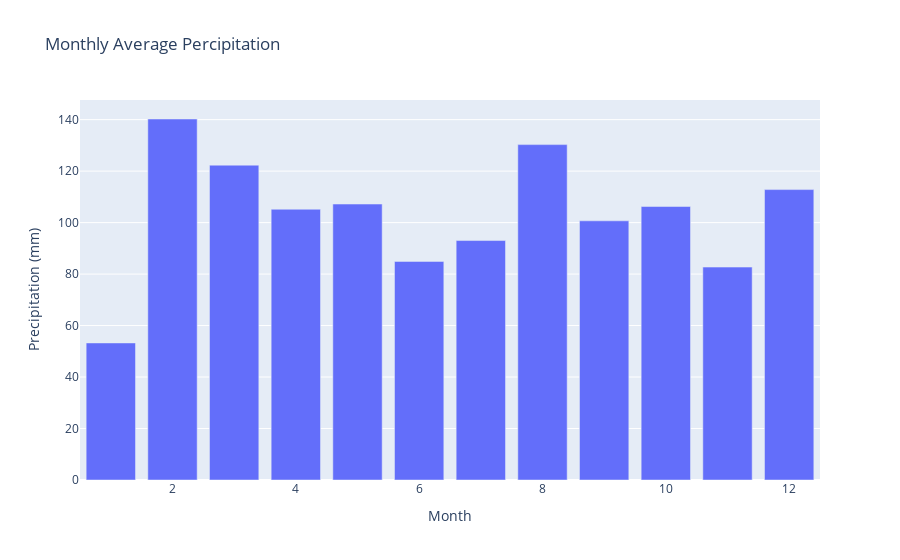

The notebook cell saved with this chart:
### Code cell
fig = px.bar(mopr, x='month', y='precip',
             title='Monthly Average Percipitation',
             labels={'month':'Month of the Year', 'precip':'Average Precipitation (mm)'})
fig.update_layout(xaxis_title ='Month', yaxis_title='Precipitation (mm)')
fig.show()

### Figure 1 — Plotly figure (JSON) as saved in the notebook; plotly's stock layout.template omitted (floating-point values rounded to 4 significant figures)
{"data": [{"alignmentgroup": "True", "hovertemplate": "Month of the Year=%{x}<br>Average Precipitation (mm)=%{y}<extra></extra>", "legendgroup": "", "marker": {"color": "#636efa", "pattern": {"shape": ""}}, "name": "", "offsetgroup": "", "orientation": "v", "showlegend": false, "textposition": "auto", "type": "bar", "x": [1, 2, 3, 4, 5, 6, 7, 8, 9, 10, 11, 12], "xaxis": "x", "y": [53.25, 140.2, 122.3, 105.2, 107.2, 84.92, 93.03, 130.3, 100.7, 106.2, 82.72, 112.8], "yaxis": "y"}], "layout": {"barmode": "relative", "legend": {"tracegroupgap": 0}, "title": {"text": "Monthly Average Percipitation"}, "xaxis": {"anchor": "y", "domain": [0, 1], "title": {"text": "Month"}}, "yaxis": {"anchor": "x", "domain": [0, 1], "title": {"text": "Precipitation (mm)"}}}}
